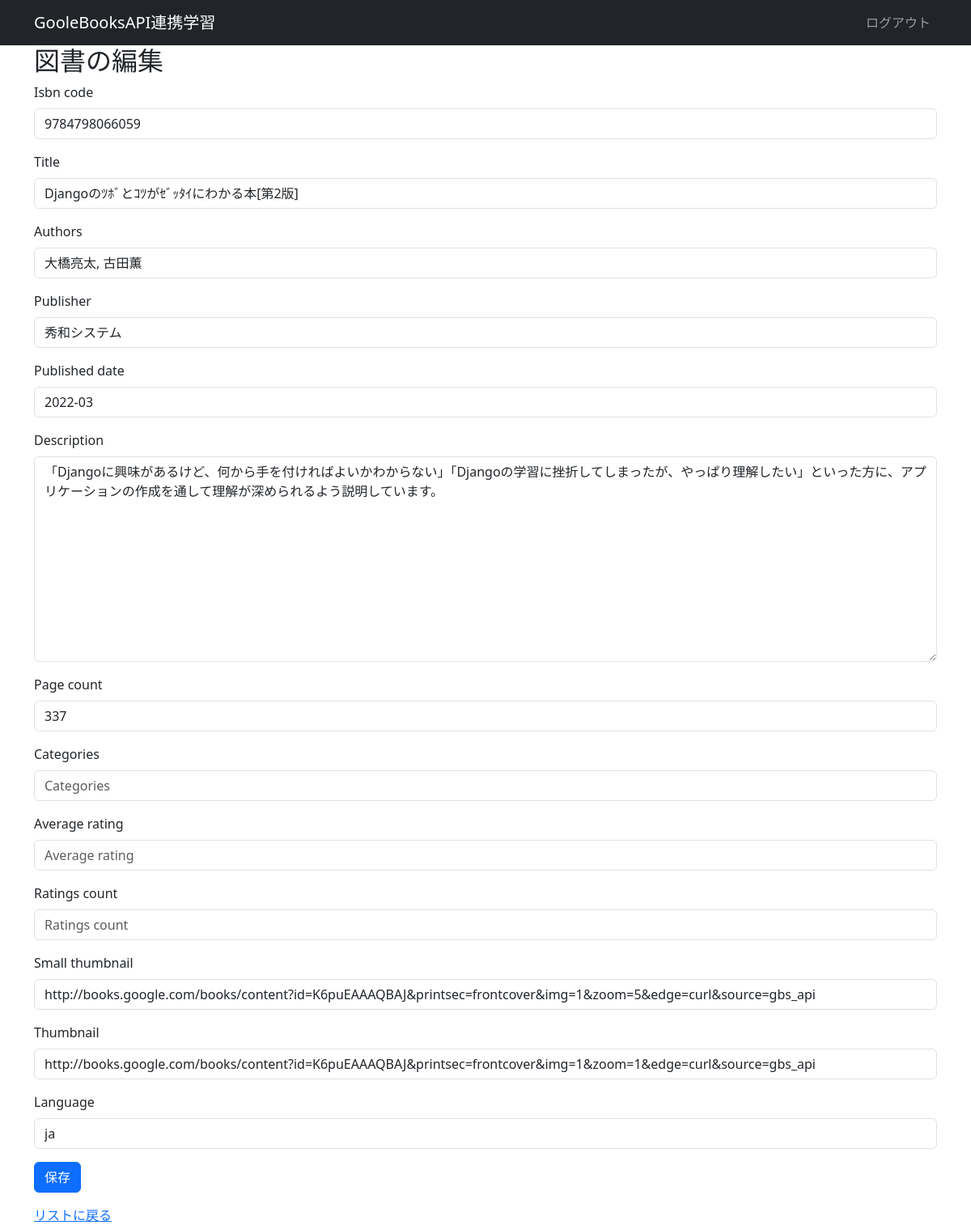
Page /3/edit/ (signed in) on the committed database.
### books/models.py (models this page shows, shortened)
class Book(models.Model):
    id = models.AutoField(primary_key=True)                                 # 明示的にidフィールドを定義
    isbn_code = models.CharField(max_length=13, unique=True)                # ISVNコード[必須]
    title = models.CharField(max_length=200)                                # タイトル[必須]
    authors = models.CharField(max_length=200)                              # 著者[必須]　※リストで返ってくる
    publisher = models.CharField(max_length=200, blank=True, null=True)     # 出版社
    published_date = models.CharField(max_length=20, blank=True, null=True) # 出版日
    description = models.TextField(blank=True, null=True)                   # 書籍の説明
    page_count = models.IntegerField(blank=True, null=True)                 # ページ数
    categories = models.CharField(max_length=200, blank=True, null=True)    # 書籍のカテゴリー　※リストで返ってくる
    average_rating = models.FloatField(blank=True, null=True)               # 平均評価（1〜5の範囲）
    ratings_count = models.IntegerField(blank=True, null=True)              # 評価の件数
    small_thumbnail = models.URLField(blank=True, null=True)                # 小さいサムネイル画像のURL
    thumbnail = models.URLField(blank=True, null=True)                      # サムネイル画像のURL
    language = models.CharField(max_length=10, blank=True, null=True)       # 書籍の言語コード（ISO 639-1)[必須]
    date_add = models.DateTimeField(auto_now_add=True)                      # 登録日
    user = models.ForeignKey(User, on_delete=models.CASCADE)                # 登録ユーザー

### books/views.py (the view)
# urls.py: path('<int:pk>/edit/', views.book_edit, name='edit'),
@login_required
def book_edit(request, pk):
    book = get_object_or_404(Book, pk=pk)
    if request.method == 'POST':
        form = BookForm(request.POST, instance=book)
        if form.is_valid():
            form.save()
            return redirect('list')
    else:
        form = BookForm(instance=book)
    return render(request, 'books/book_form.html', {'form': form})

### books/forms.py
class BookForm(forms.ModelForm):
    class Meta:
        model = Book
        fields = [
            'isbn_code',
            'title',
            'authors',
            'publisher',
            'published_date',
            'description',
            'page_count',
            'categories',
            'average_rating',
            'ratings_count',
            'small_thumbnail',
            'thumbnail',
            'language'
            ]
        widgets = {
            'isbn_code': forms.TextInput(attrs={'readonly': 'readonly'}),
        }
        """
        widgets 属性は、Djangoのフォームで使用されるウィジェットを指定するためのものです。
        ウィジェットは、フォームフィールドがどのようにレンダリングされるか（表示されるか）を制御します。
        具体的には、各フィールドに対してどのHTML要素（例：<input>、<textarea>など）を使用するか、
        そしてその要素に適用する属性（例：readonly、classなど）を指定できます。

        ■ widgets 属性の役割
          ● ウィジェットのカスタマイズ: フォームフィールドのデフォルトのレンダリング方法をカスタマイズします。
          ● HTML属性の設定: ウィジェットに追加のHTML属性を設定します（例：プレースホルダー、CSSクラス、読み取り専用など）。
        """

### books/templates/books/book_form.html (shortened to what this page needs)
{% extends 'base.html' %}
{% load django_bootstrap5 %}
{% block main %}
  {% if form.instance.pk %}
    <h2>図書の編集</h2>
    <form method="post" action="{% url 'edit' form.instance.pk %}">
  {% else %}
    <h2>図書の新規登録</h2>
    <form method="post" action="{% url 'add' %}">
  {% endif %}
      {% bootstrap_form form %}
      {% bootstrap_button button_type="submit" content="保存" %}
    </form>
    <a href="{% url 'list' %}">リストに戻る</a>
{% endblock %}

### templates/base.html (shortened to what this page needs)
{% load static %}
{% load django_bootstrap5 %}
<html>
    <head>
        {% bootstrap_css %}
    </head>
    <body>
        <nav class="navbar navbar-expand flex-md-row navbar-dark bg-dark">
            <div class="container justify-content-between">
                <a href ="/" class="navbar-brand">GooleBooksAPI連携学習</a>
                <ul class="navbar-nav mr-md-2">
                    {% if user.is_authenticated %}
                        <li class="nav-item"><a class="nav-link" href="{% url 'logout' %}">ログアウト</a></li>
                    {% else %}
                        <li class="nav-item"><a class="nav-link" href="{% url 'login' %}">ログイン</a></li>
                        <li class="nav-item"><a class="nav-link" href="{% url 'signup' %}">会員登録</a></li>
                    {% endif %}
            </div>
        </nav>
        <main>
            <div class="container">
                {% block main %}{% endblock %}
            </div>
        </main>
    </body>
</html>

### rows in the picture
Book: isbn_code "9784798066059", title "Djangoのﾂﾎﾞとｺﾂがｾﾞｯﾀｲにわかる本[第2版]", authors "大橋亮太, 古田薫", publisher "秀和システム", published_date "2022-03", description "「Djangoに興味があるけど、何から手を付ければよいかわからない」「Djangoの学習に挫折してしまったが、やっぱり理解したい」といった方に、アプリケーションの作成を通して理解が深められるよう説明しています。", page_count "337", small_thumbnail "http://books.google.com/books/content?id=K6puEAAAQBAJ&printsec=frontcover&img=1&zoom=5&edge=curl&source=gbs_api", thumbnail "http://books.google.com/books/content?id=K6puEAAAQBAJ&printsec=frontcover&img=1&zoom=1&edge=curl&source=gbs_api", language "ja"
